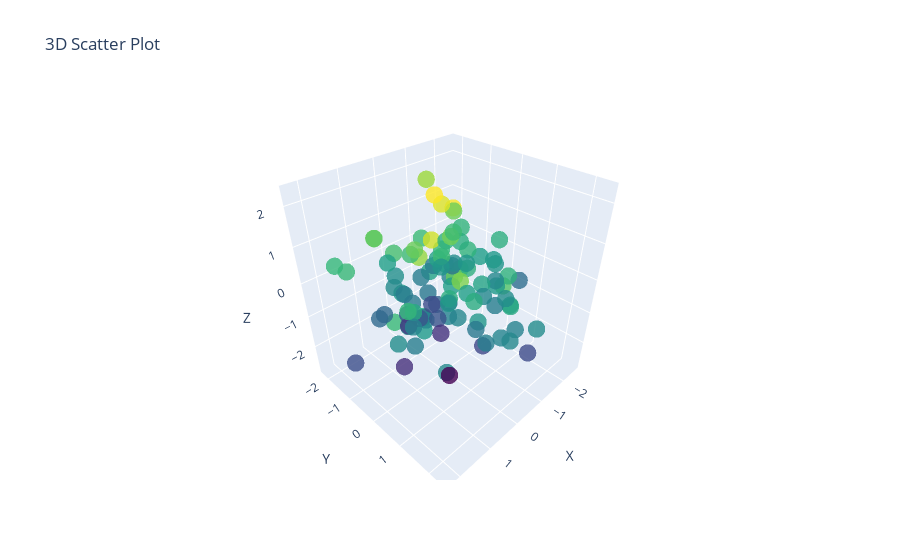

The cell this chart's notebook holds for it:
### Code cell
import plotly.graph_objects as go
import numpy as np

# Creating data
np.random.seed(0)
x = np.random.standard_normal(100)
y = np.random.standard_normal(100)
z = np.random.standard_normal(100)

# Creating 3D scatter plot
fig = go.Figure(data=[go.Scatter3d(
    x=x,
    y=y,
    z=z,
    mode='markers',
    marker=dict(
        size=6,
        color=z,                # set color to an array/list of desired values
        colorscale='Viridis',    # choose a colorscale
        opacity=0.8
    )
)])

# Adding title and labels
fig.update_layout(title='3D Scatter Plot', scene=dict(
    xaxis_title='X',
    yaxis_title='Y',
    zaxis_title='Z'
))

fig.show()
